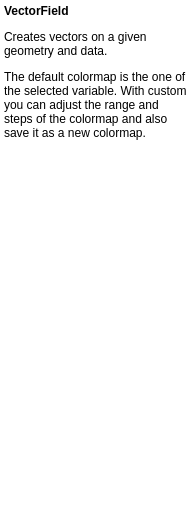
<ui version="4.0" >
 <class>VectorFieldHelpBase</class>
 <widget class="QWidget" name="VectorFieldHelpBase" >
  <property name="geometry" >
   <rect>
    <x>0</x>
    <y>0</y>
    <width>191</width>
    <height>513</height>
   </rect>
  </property>
  <property name="sizePolicy" >
   <sizepolicy vsizetype="Expanding" hsizetype="Preferred" >
    <horstretch>0</horstretch>
    <verstretch>0</verstretch>
   </sizepolicy>
  </property>
  <property name="baseSize" >
   <size>
    <width>200</width>
    <height>500</height>
   </size>
  </property>
  <property name="windowTitle" >
   <string>Form2</string>
  </property>
  <layout class="QGridLayout" >
   <property name="margin" >
    <number>0</number>
   </property>
   <property name="spacing" >
    <number>0</number>
   </property>
   <item row="0" column="0" >
    <widget class="QTextBrowser" name="vrpTextBrowserInstruction" >
     <property name="sizePolicy" >
      <sizepolicy vsizetype="Expanding" hsizetype="Expanding" >
       <horstretch>0</horstretch>
       <verstretch>0</verstretch>
      </sizepolicy>
     </property>
     <property name="minimumSize" >
      <size>
       <width>0</width>
       <height>0</height>
      </size>
     </property>
     <property name="toolTip" >
      <string/>
     </property>
     <property name="frameShape" >
      <enum>QFrame::NoFrame</enum>
     </property>
     <property name="lineWidth" >
      <number>1</number>
     </property>
     <property name="html" >
      <string>&lt;!DOCTYPE HTML PUBLIC "-//W3C//DTD HTML 4.0//EN" "http://www.w3.org/TR/REC-html40/strict.dtd">
&lt;html>&lt;head>&lt;meta name="qrichtext" content="1" />&lt;style type="text/css">
p, li { white-space: pre-wrap; }
&lt;/style>&lt;/head>&lt;body style=" font-family:'Droid Sans'; font-size:9pt; font-weight:400; font-style:normal;">
&lt;p style=" margin-top:0px; margin-bottom:0px; margin-left:0px; margin-right:0px; -qt-block-indent:0; text-indent:0px;">&lt;span style=" font-weight:600;">VectorField&lt;/span> &lt;/p>
&lt;p style=" margin-top:12px; margin-bottom:12px; margin-left:0px; margin-right:0px; -qt-block-indent:0; text-indent:0px;">Creates vectors on a given geometry and data. &lt;/p>
&lt;p style=" margin-top:12px; margin-bottom:12px; margin-left:0px; margin-right:0px; -qt-block-indent:0; text-indent:0px;">The default colormap is the one of the selected variable. With custom you can adjust the range and steps of the colormap and also save it as a new colormap. &lt;/p>&lt;/body>&lt;/html></string>
     </property>
     <property name="text" stdset="0" >
      <string>&lt;!DOCTYPE HTML PUBLIC "-//W3C//DTD HTML 4.0//EN" "http://www.w3.org/TR/REC-html40/strict.dtd">
&lt;html>&lt;head>&lt;meta name="qrichtext" content="1" />&lt;style type="text/css">
p, li { white-space: pre-wrap; }
&lt;/style>&lt;/head>&lt;body style=" font-family:'Droid Sans'; font-size:9pt; font-weight:400; font-style:normal;">
&lt;p style="-qt-paragraph-type:empty; margin-top:12px; margin-bottom:12px; margin-left:0px; margin-right:0px; -qt-block-indent:0; text-indent:0px;">&lt;/p>&lt;/body>&lt;/html></string>
     </property>
    </widget>
   </item>
  </layout>
 </widget>
 <layoutdefault spacing="6" margin="11" />
 <pixmapfunction>qPixmapFromMimeSource</pixmapfunction>
 <resources/>
 <connections/>
</ui>
